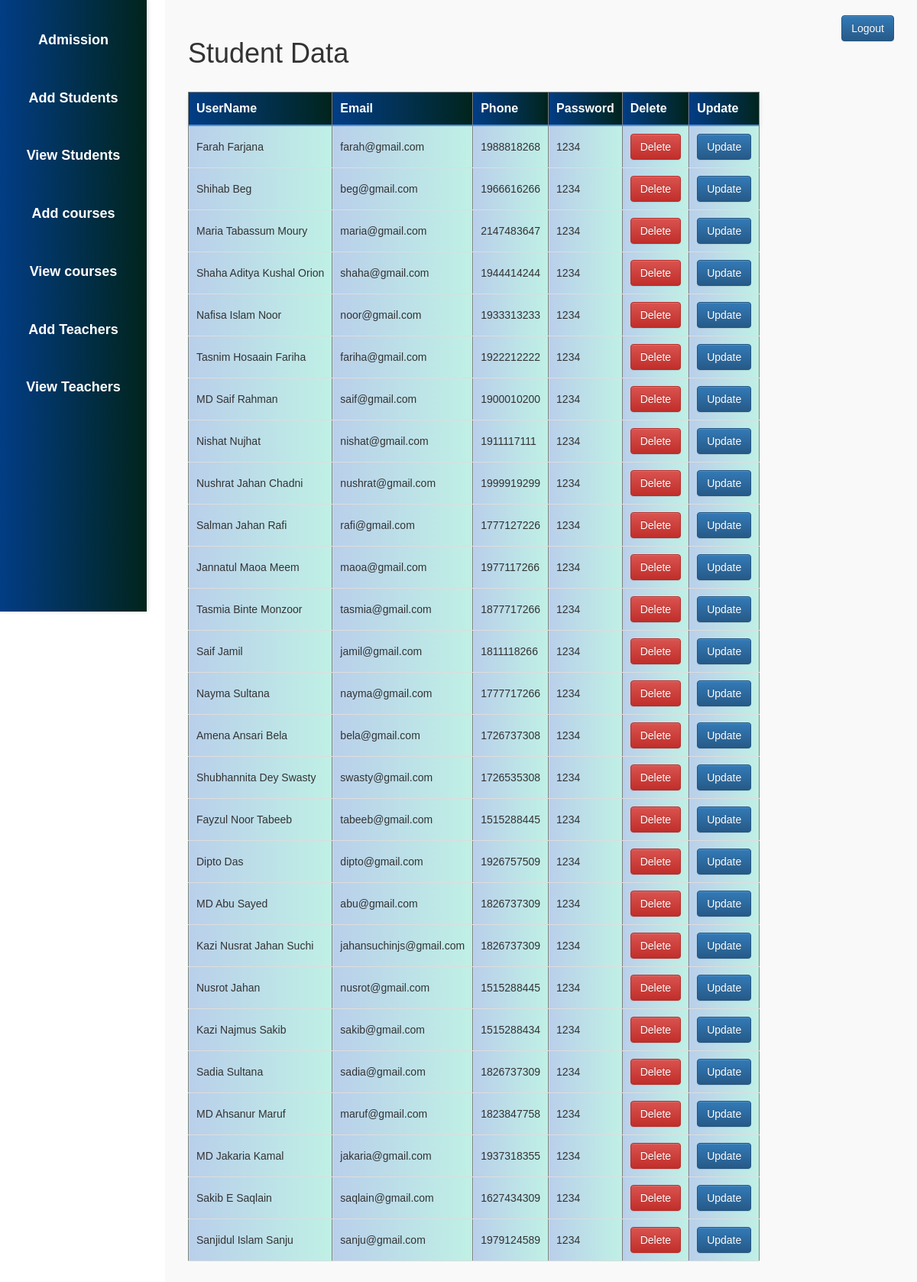
The app's page /admin/view_student.php (signed in) with its own data.
### tables this page shows
CREATE TABLE `users` (
  `id` int(11) NOT NULL,
  `username` varchar(50) DEFAULT NULL,
  `phone` int(30) DEFAULT NULL,
  `email` varchar(50) DEFAULT NULL,
  `usertype` varchar(50) DEFAULT NULL,
  `password` varchar(50) DEFAULT NULL
);

### admin/view_student.php (the view, shortened to what this page needs)
<?php
$host="localhost";
$user="root";
$password="";
$db="e-schoolproject";
$data=mysqli_connect($host,$user,$password,$db);
$sql="select * from users where usertype='student'";
$result=mysqli_query($data,$sql);
?>
<!DOCTYPE html>
<html>
<head>
    <?php
    include 'admin_css.php';
    ?>
</head>
<body>
<?php
 include 'admin_view_student_sidebar.php';
 ?>
    <div class="content">
       <h1>Student Data</h1><br>
       <table border="1px">
            <tr>
                <th class="table_th">UserName</th>
                <th class="table_th">Email</th>
                <th class="table_th">Phone</th>
                <th class="table_th">Password</th>
                <th class="table_th">Delete</th>
                <th class="table_th">Update</th>
            </tr>
            <?php
            while($info=$result->fetch_assoc()){
            ?>
            <tr>
                <td class="table_td">
                    <?php
                    echo "{$info['username']}"
                    ?>
                </td>
                <td class="table_td"><?php
                    echo "{$info['email']}";
                    ?></td>
                <td class="table_td"><?php
                    echo "{$info['phone']}";
                    ?></td>
                <td class="table_td"><?php
                    echo "{$info['password']}";
                    ?></td>
                <td class="table_td"><?php
                    echo "<a onClick=\"javascript:return confirm('Are you sure to delete this? ');\" class='btn btn-danger' href='delete.php?student_id={$info['id']}'>Delete</a>";
                    ?></td>
                <td class="table_td"><?php
                    echo "<a class='btn btn-primary' href='update_student.php?student_id={$info['id']}'>Update</a>";
                    ?></td>
            </tr>
            <?php
            }
            ?>
       </table>
    </div>
</body>
</html>

### admin/admin.css (style rules this page uses)
* { margin: 0; padding: 0; box-sizing: border-box; font-family: Arial, sans-serif; }
a, a:hover { text-decoration: none !important; }
.content { margin-left: 18%; padding: 30px; background: #F9F9F9; min-height: 100vh; transition: margin-left 0.3s; }
.header, .content { transition: padding 0.3s; }

### admin/view_student.php (style rules this page uses)
.table_th { padding: 10px; font-size: 16px; margin-left: 9%; background: linear-gradient(to right, #023d85, #01241c); color: white; text-align: left; border-bottom: 2px solid #4A90E2; box-shadow: 0 4px 6px rgba(0, 0, 0, 0.1); }
.table_td { padding: 10px; background: linear-gradient(to right, #b9cfea, #bff0e5); border-bottom: 1px solid #ddd; transition: background-color 0.3s; }

### records on screen
users: username "Farah Farjana", email "farah@gmail.com", phone "1988818268", password "1234"
users: username "Shihab Beg", email "beg@gmail.com", phone "1966616266", password "1234"
users: username "Maria Tabassum Moury", email "maria@gmail.com", phone "2147483647", password "1234"
users: username "Shaha Aditya Kushal Orion", email "shaha@gmail.com", phone "1944414244", password "1234"
users: username "Nafisa Islam Noor", email "noor@gmail.com", phone "1933313233", password "1234"
users: username "Tasnim Hosaain Fariha", email "fariha@gmail.com", phone "1922212222", password "1234"
users: username "MD Saif Rahman", email "saif@gmail.com", phone "1900010200", password "1234"
users: username "Nishat Nujhat", email "nishat@gmail.com", phone "1911117111", password "1234"
users: username "Nushrat Jahan Chadni", email "nushrat@gmail.com", phone "1999919299", password "1234"
users: username "Salman Jahan Rafi", email "rafi@gmail.com", phone "1777127226", password "1234"
users: username "Jannatul Maoa Meem", email "maoa@gmail.com", phone "1977117266", password "1234"
users: username "Tasmia Binte Monzoor", email "tasmia@gmail.com", phone "1877717266", password "1234"
users: username "Saif Jamil", email "jamil@gmail.com", phone "1811118266", password "1234"
users: username "Nayma Sultana", email "nayma@gmail.com", phone "1777717266", password "1234"
users: username "Amena Ansari Bela", email "bela@gmail.com", phone "1726737308", password "1234"
users: username "Shubhannita Dey Swasty", email "swasty@gmail.com", phone "1726535308", password "1234"
users: username "Fayzul Noor Tabeeb", email "tabeeb@gmail.com", phone "1515288445", password "1234"
users: username "Dipto Das", email "dipto@gmail.com", phone "1926757509", password "1234"
users: username "MD Abu Sayed", email "abu@gmail.com", phone "1826737309", password "1234"
users: username "Kazi Nusrat Jahan Suchi", email "jahansuchinjs@gmail.com", phone "1826737309", password "1234"
users: username "Nusrot Jahan", email "nusrot@gmail.com", phone "1515288445", password "1234"
users: username "Kazi Najmus Sakib", email "sakib@gmail.com", phone "1515288434", password "1234"
users: username "Sadia Sultana", email "sadia@gmail.com", phone "1826737309", password "1234"
users: username "MD Ahsanur Maruf", email "maruf@gmail.com", phone "1823847758", password "1234"
users: username "MD Jakaria Kamal", email "jakaria@gmail.com", phone "1937318355", password "1234"
users: username "Sakib E Saqlain", email "saqlain@gmail.com", phone "1627434309", password "1234"
users: username "Sanjidul Islam Sanju", email "sanju@gmail.com", phone "1979124589", password "1234"
